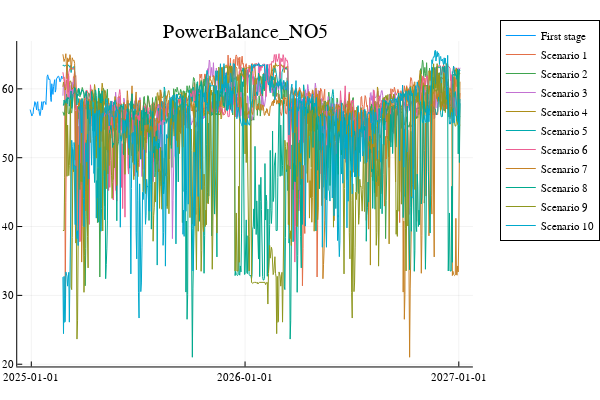
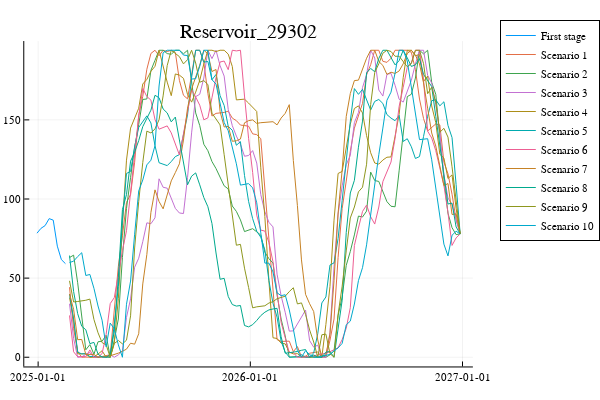
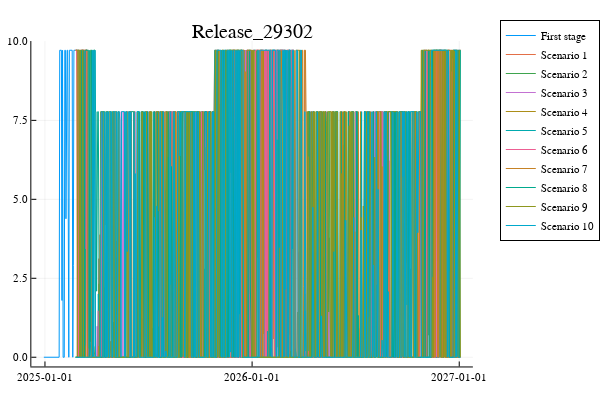

Notebook code cell kept with these figures, in order:
### Code cell
concept = BALANCE_CONCEPT
instance = "PowerBalance_NO5"
id = Id(concept, instance)

plot_price(prob, id, t)

concept = STORAGE_CONCEPT
instance = "Reservoir_29302"
id = Id(concept, instance)

plot_var(prob, id, datayear)

concept = FLOW_CONCEPT
instance = "Release_29302"
id = Id(concept, instance)

plot_var(prob, id, datayear)
